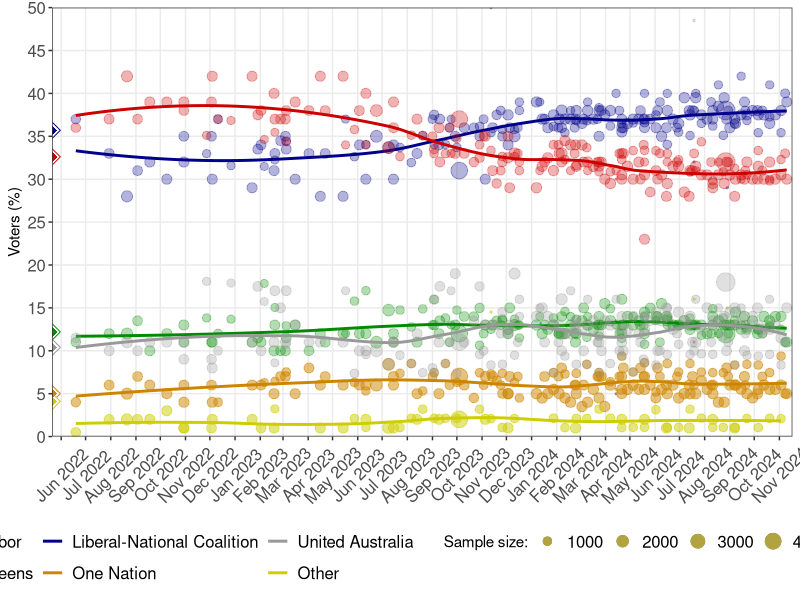
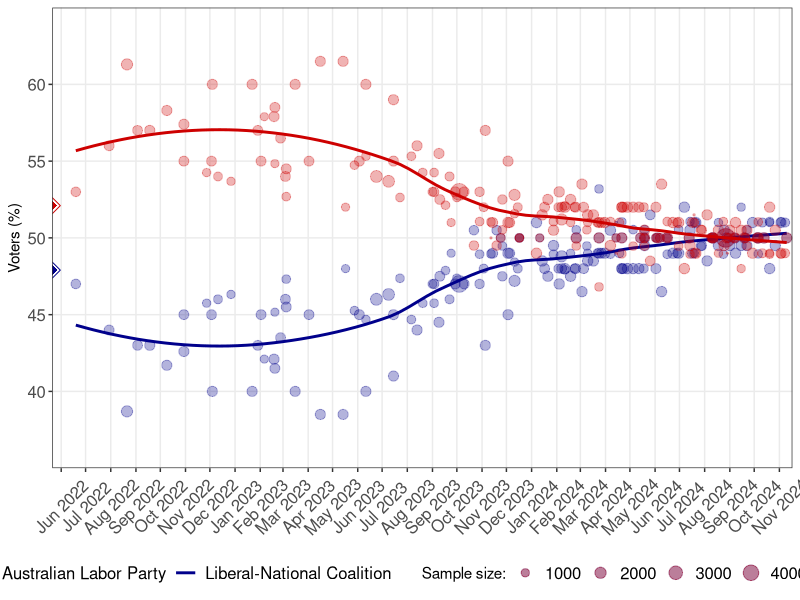

The R script that drew these images, in order:
library(ggplot2)
library(dplyr)
library(lubridate)
setwd("~/Documents/GitHub/wikipedia-aus-poll-charts") # replace with your own working directory
polling2225 <- read.csv("polling2225.csv")
ppm1922 <- read.csv("ppm2225.csv")
#albosat <- read.csv("albanese_sat2225.csv")
#scomosat <- read.csv("dutton_sat2225.csv")
essential_raw <- read.csv("essential_polling2225.csv")
spansize <- 0.5

election22 <- data.frame(c("LNP","ALP","GRN","ONP","UAP","OTH"), c(35.7,32.6,12.2,5.0,4.1,10.4))
#election25 <- data.frame(c("LNP","ALP","GRN","ONP","UAP","OTH"), c())
election22tpp <- data.frame(c("LNP","ALP"), c(47.9,52.1))
#election25tpp <- data.frame(c("LNP","ALP"), c())
names(election22) <- c("party", "vote")
#names(election25) <- c("party", "vote")
names(election22tpp) <- c("party", "vote")
#names(election25tpp) <- c("party", "vote")

# Process Essential undecided to allocate on % vote ratio, join to other table
essential <- essential_raw %>%
  rowwise() %>%
  mutate(pv_total = sum(pv_lnp_raw, pv_alp_raw, pv_grn_raw, pv_onp_raw, pv_uap_raw, pv_oth_raw, na.rm = TRUE),
         tpp_total = tpp_lnp_raw + tpp_alp_raw,
         pv_lnp = pv_lnp_raw+(undec*pv_lnp_raw/pv_total),
         pv_alp = pv_alp_raw+(undec*pv_alp_raw/pv_total),
         pv_grn = pv_grn_raw+(undec*pv_grn_raw/pv_total),
         pv_onp = pv_onp_raw+(undec*pv_onp_raw/pv_total),
         pv_uap = pv_uap_raw+(undec*pv_uap_raw/pv_total),
         pv_oth = pv_oth_raw+(undec*pv_oth_raw/pv_total),
         tpp_lnp = tpp_lnp_raw+(undec*tpp_lnp_raw/tpp_total),
         tpp_alp = tpp_alp_raw+(undec*tpp_alp_raw/tpp_total)) %>%
  select(Date,last_date,Firm,sample_size,pv_lnp,pv_alp,pv_grn,pv_onp,pv_uap,pv_oth,tpp_lnp,tpp_alp)

polling2225$sample_size[is.na(polling2225$sample_size)] <- round(mean(polling2225$sample_size, na.rm=TRUE))
essential$sample_size[is.na(essential$sample_size)] <- round(mean(essential$sample_size, na.rm=TRUE))

polling2225 <- polling2225 %>%
  bind_rows(essential) %>%
  arrange(desc(as.Date(last_date, '%d %b %Y')))

minss <- min(polling2225$sample_size)
max_date <- max(as.Date(polling2225$last_date, '%d %b %Y')) + days(7)

primary_votes <- ggplot(polling2225, aes(x=as.Date(last_date, '%d %b %Y'))) +
  theme_bw() +
  geom_point(aes(y=pv_lnp, size=sample_size), colour="blue4", alpha = 3/10) +
  geom_smooth(aes(y=pv_lnp, colour="LNP", weight=sqrt(sample_size)), span = spansize, se = FALSE) +
  geom_point(aes(y=pv_alp, size=sample_size), colour="red3", alpha = 3/10) +
  geom_smooth(aes(y=pv_alp, colour="ALP", weight=sqrt(sample_size)), span = spansize, se = FALSE) +
  geom_point(aes(y=pv_grn, size=sample_size), colour="green4", alpha = 3/10) +
  geom_smooth(aes(y=pv_grn, colour="GRN", weight=sqrt(sample_size)), span = spansize, se = FALSE) +
  geom_point(aes(y=pv_onp, size=sample_size), colour="orange3", alpha = 5/10) +
  geom_smooth(aes(y=pv_onp, colour="ONP", weight=sqrt(sample_size)), span = spansize, se = FALSE) +
  geom_point(aes(y=pv_uap, size=sample_size), colour="yellow3", alpha = 5/10) +
  geom_smooth(aes(y=pv_uap, colour="UAP", weight=sqrt(sample_size)), span = spansize, se = FALSE) +
  geom_point(aes(y=pv_oth, size=sample_size), colour="gray60", alpha = 3/10) +
  geom_smooth(aes(y=pv_oth, colour="OTH", weight=sqrt(sample_size)), span = spansize, se = FALSE) +
  geom_point(data = election22, aes(x = as.Date('2022-05-21', '%Y-%m-%d'), y = vote, colour = party), shape=23, stroke=0.5, fill = "#FFFFFF", size=4) +
  geom_point(data = election22, aes(x = as.Date('2022-05-21', '%Y-%m-%d'), y = vote, colour = party), shape=18, size=3) +
  #geom_point(data = election25, aes(x = as.Date('2025-05-??', '%Y-%m-%d'), y = vote, colour = party), shape=23, stroke=0.5, fill = "#FFFFFF", size=4) +
  #geom_point(data = election22, aes(x = as.Date('2025-05-??', '%Y-%m-%d'), y = vote, colour = party), shape=18, size=3) +
  scale_y_continuous(limits=c(0, 50), breaks=c(0, 5, 10, 15, 20, 25, 30, 35, 40, 45, 50), minor_breaks = NULL, expand = c(0,0)) +
  scale_x_date(limits=c(as.Date('2022-05-21', '%Y-%m-%d'), max_date), date_breaks = "1 month", date_labels = "%b %Y", minor_breaks = "1 month", expand = c(0,0)) +
  guides(colour = guide_legend(override.aes = list(alpha = 1, shape = 16, size = 3))) +
  theme(legend.key = element_rect(colour = NA, fill = NA), legend.text=element_text(size=12), axis.text.y = element_text(size=12), axis.text.x = element_text(angle=45, vjust=0.5, size=12)) +
  labs(y="Voters (%)", x= NULL) +
  scale_colour_manual(name="", 
                     labels = c("Labor", "Greens", "Liberal-National Coalition", "One Nation", "United Australia", "Other"), 
                     values = c("ALP"="red3", "GRN"="green4", "LNP"="blue4", "ONP"="orange3", "UAP"="yellow3", "OTH"="gray60"))

primary_votes + theme(legend.position="bottom", legend.box = "horizontal", legend.text = element_text(size=12)) +
  guides(colour = guide_legend(order=1, override.aes = list(size = 0, shape = 15)), size = guide_legend(order=2)) +
  scale_size_area(name = "Sample size:")

tpp <- ggplot(polling2225, aes(x=as.Date(last_date, '%d %b %Y'))) +
  theme_bw() +
  geom_point(aes(y=tpp_lnp, size=sample_size), colour="blue4", alpha = 3/10) +
  geom_smooth(aes(y=tpp_lnp, colour="LNP", weight=sqrt(sample_size)), span = spansize, se = FALSE) +
  geom_point(aes(y=tpp_alp, size=sample_size), colour="red3", alpha = 3/10) +
  geom_smooth(aes(y=tpp_alp, colour="ALP", weight=sqrt(sample_size)), span = spansize, se = FALSE) +
  geom_point(data = election22tpp, aes(x = as.Date('2022-05-21', '%Y-%m-%d'), y = vote, colour = party), shape=23, stroke=0.5, fill = "#FFFFFF", size=4) +
  geom_point(data = election22tpp, aes(x = as.Date('2022-05-21', '%Y-%m-%d'), y = vote, colour = party), shape=18, size=3) +
  #geom_point(data = election25tpp, aes(x = as.Date('2025-05-??', '%Y-%m-%d'), y = vote, colour = party), shape=23, stroke=0.5, fill = "#FFFFFF", size=4) +
  #geom_point(data = election25tpp, aes(x = as.Date('2025-05-??', '%Y-%m-%d'), y = vote, colour = party), shape=18, size=3) +
  scale_y_continuous(limits=c(35, 65), breaks=c(40,45,50,55,60), minor_breaks = NULL, expand = c(0,0)) +
  scale_x_date(limits=c(as.Date('2022-05-21', '%Y-%m-%d'), max_date), date_breaks = "1 month", date_labels = "%b %Y", minor_breaks = "1 month", expand = c(0,0)) +
  theme(legend.key = element_rect(colour = NA, fill = NA), legend.text=element_text(size=12), axis.text.y = element_text(size=12), axis.text.x = element_text(angle=45, vjust=0.5, size=12)) +
  labs(y="Voters (%)", x= NULL) +
  scale_colour_manual(name="", 
                     labels = c("Australian Labor Party", "Liberal-National Coalition"), 
                     values = c("ALP"="red3", "LNP"="blue4"))
tpp + theme(legend.position="bottom", legend.box = "horizontal", legend.text = element_text(size=12)) +
  guides(colour = guide_legend(order=1, override.aes = list(size = 0, shape = 15)), size = guide_legend(order=2)) +
  scale_size_area(name = "Sample size:")

# ppm <- ggplot(ppm1922, aes(x=as.Date(date, '%d-%b-%y'))) +
#   theme_bw() +
#   geom_point(aes(y=morrison), colour="blue4", size=2.5, alpha = 3/10) +
#   geom_smooth(aes(y=morrison, colour="Morrison"), span = spansize, se = FALSE) +
#   geom_point(aes(y=albanese), colour="red3", size=2.5, alpha = 3/10) +
#   geom_smooth(aes(y=albanese, colour="Albanese"), span = spansize, se = FALSE) +
#   geom_point(aes(y=unknown), colour="grey20", size=2.5, alpha = 3/10) +
#   geom_smooth(aes(y=unknown, colour="Don't Know"), span = spansize, se = FALSE) +
#   scale_y_continuous(limits=c(0, 70), breaks = c(10, 20, 30, 40, 50, 60), minor_breaks = NULL, expand = c(0,0)) +
#   scale_x_date(date_breaks = "1 month", date_labels = "%b %Y", minor_breaks = NULL) +
#   theme(axis.text.x = element_text(angle=45, vjust=0.5, size=12), axis.text.y = element_text(size=12), axis.title.y = element_text(size=14)) +
#   labs(y="Support (%)", x= NULL) +
#   scale_colour_manual(name="", 
#                      labels = c("Dutton", "Albanese", "Don't Know"), 
#                      values = c("Dutton"="blue4", "Albanese"="red3", "Don't Know" = "grey60"))
# ppm + theme(legend.position="bottom", legend.box = "horizontal", legend.text = element_text(size=12))
# 
# lnp_sat <- ggplot(scomosat, aes(x=as.Date(date, '%d-%b-%y'))) +
#   theme_bw() +
#   geom_point(aes(y=satisfied), colour="#02e03d", size=2.5, alpha = 3/10) +
#   geom_smooth(aes(y=satisfied, colour="Satisfied"), span = spansize, se = FALSE) +
#   geom_point(aes(y=dissatisfied), colour="#f74888", size=2.5, alpha = 3/10) +
#   geom_smooth(aes(y=dissatisfied, colour="Dissatisfied"), span = spansize, se = FALSE) +
#   geom_point(aes(y=unknown), colour="#b3b3b3", size=2.5, alpha = 3/10) +
#   geom_smooth(aes(y=unknown, colour="Don't Know"), span = spansize, se = FALSE) +
#   scale_y_continuous(limits=c(0, 70), breaks = c(0, 10, 20, 30, 40, 50, 60, 70), minor_breaks = NULL, expand = c(0,0)) +
#   scale_x_date(date_breaks = "1 month", date_labels = "%b %Y", minor_breaks = NULL) +
#   theme(axis.text.x = element_text(angle=45, vjust=0.5, size=12), axis.text.y = element_text(size=12), axis.title.y = element_text(size=14)) +
#   labs(y="% satisfaction", x= NULL, title = "Peter Dutton approval rating") +
#   scale_colour_manual(name="", 
#                      labels = c("Satisfied", "Dissatisfied", "Don't Know"), 
#                      values = c("Satisfied"="#02e03d", "Dissatisfied"="#f74888", "Don't Know" = "#b3b3b3"))
# lnp_sat + theme(legend.position="bottom", legend.box = "horizontal", legend.text = element_text(size=12))
# 
# alp_sat <- ggplot(albosat, aes(x=as.Date(date, '%d-%b-%y'))) +
#   theme_bw() +
#   geom_point(aes(y=satisfied), colour="#02e03d", size=2.5, alpha = 3/10) +
#   geom_smooth(aes(y=satisfied, colour="Satisfied"), span = spansize, se = FALSE) +
#   geom_point(aes(y=dissatisfied), colour="#f74888", size=2.5, alpha = 3/10) +
#   geom_smooth(aes(y=dissatisfied, colour="Dissatisfied"), span = spansize, se = FALSE) +
#   geom_point(aes(y=unknown), colour="#b3b3b3", size=2.5, alpha = 3/10) +
#   geom_smooth(aes(y=unknown, colour="Don't Know"), span = spansize, se = FALSE) +
#   scale_y_continuous(limits=c(0, 70), breaks = c(0, 10, 20, 30, 40, 50, 60, 70), minor_breaks = NULL, expand = c(0,0)) +
#   scale_x_date(date_breaks = "1 month", date_labels = "%b %Y", minor_breaks = NULL) +
#   theme(axis.text.x = element_text(angle=45, vjust=0.5, size=12), axis.text.y = element_text(size=12), axis.title.y = element_text(size=14)) +
#   labs(y="% satisfaction", x= NULL, title = "Anthony Albanese approval rating") +
#   scale_colour_manual(name="", 
#                       labels = c("Satisfied", "Dissatisfied", "Don't Know"), 
#                       values = c("Satisfied"="#02e03d", "Dissatisfied"="#f74888", "Don't Know" = "#b3b3b3"))
# alp_sat + theme(legend.position="bottom", legend.box = "horizontal", legend.text = element_text(size=12))